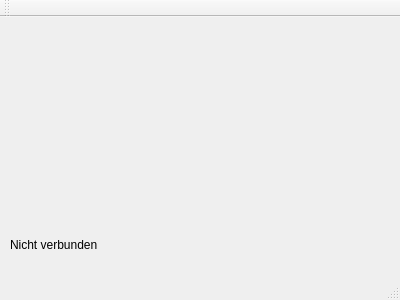
<?xml version="1.0" encoding="UTF-8"?>
<ui version="4.0">
 <class>MainWindow</class>
 <widget class="QMainWindow" name="MainWindow">
  <property name="geometry">
   <rect>
    <x>0</x>
    <y>0</y>
    <width>400</width>
    <height>300</height>
   </rect>
  </property>
  <property name="windowTitle">
   <string>MainWindow</string>
  </property>
  <widget class="QWidget" name="centralWidget">
   <widget class="QLabel" name="label">
    <property name="geometry">
     <rect>
      <x>10</x>
      <y>220</y>
      <width>91</width>
      <height>16</height>
     </rect>
    </property>
    <property name="text">
     <string>Nicht verbunden</string>
    </property>
   </widget>
  </widget>
  <widget class="QMenuBar" name="menuBar">
   <property name="geometry">
    <rect>
     <x>0</x>
     <y>0</y>
     <width>400</width>
     <height>21</height>
    </rect>
   </property>
  </widget>
  <widget class="QToolBar" name="mainToolBar">
   <attribute name="toolBarArea">
    <enum>TopToolBarArea</enum>
   </attribute>
   <attribute name="toolBarBreak">
    <bool>false</bool>
   </attribute>
  </widget>
  <widget class="QStatusBar" name="statusBar"/>
 </widget>
 <layoutdefault spacing="6" margin="11"/>
 <resources/>
 <connections/>
</ui>
